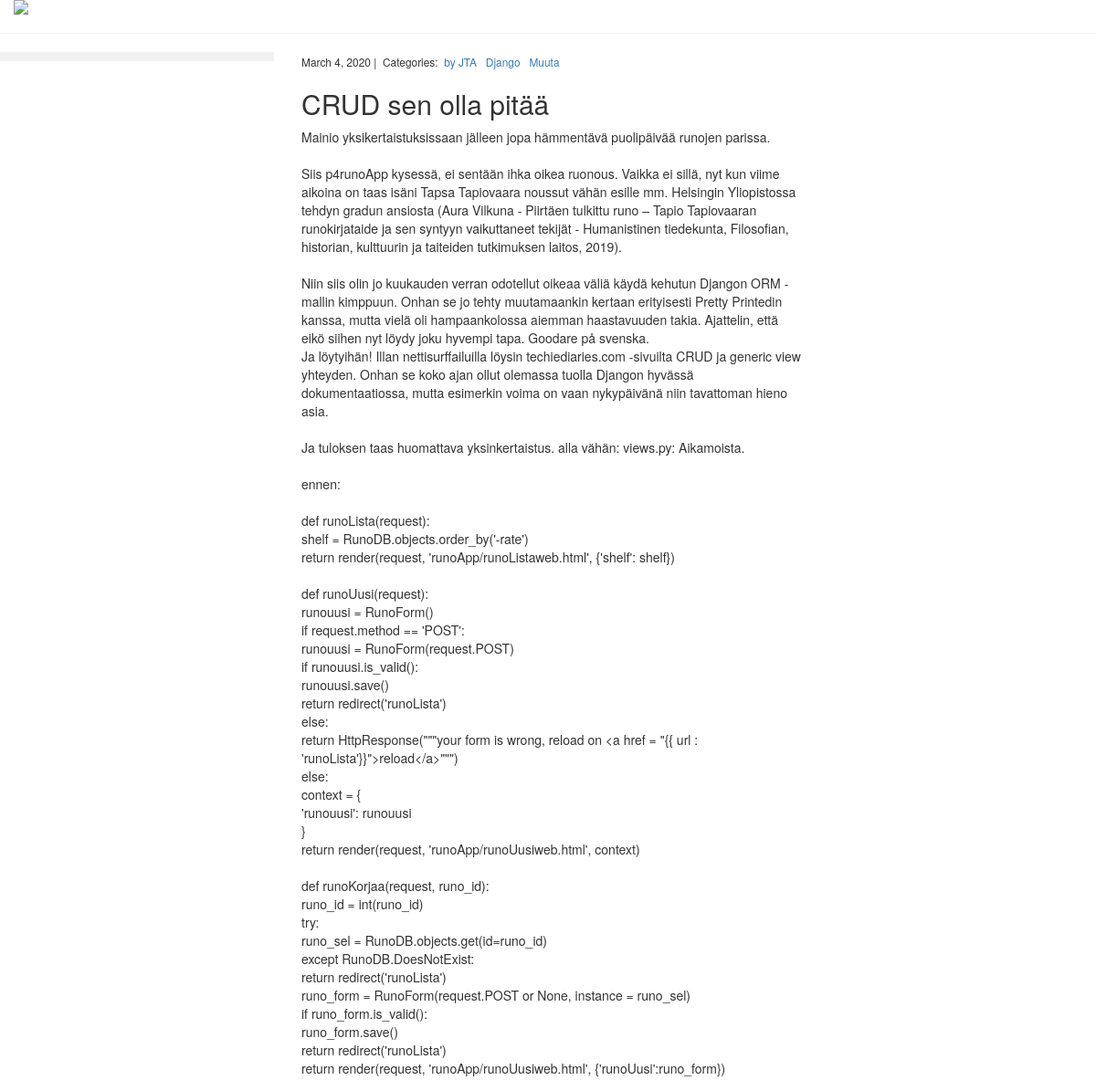
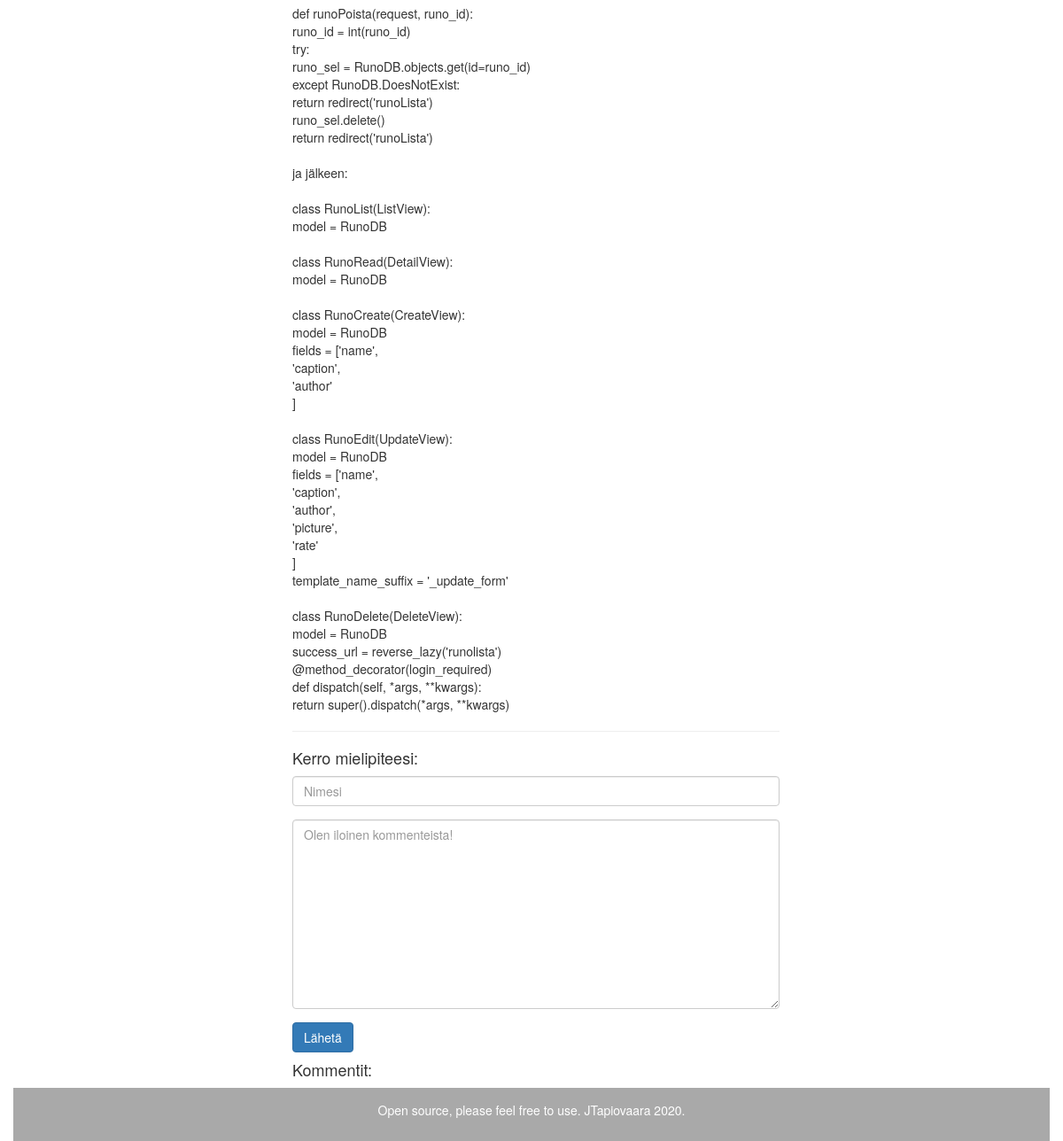
The app's page /ploki/32/ with its own data (2 pictures, top to bottom).
### ploki/models.py (models this page shows, shortened)
class Post(models.Model):
    title = models.CharField(max_length=255)
    body = models.TextField()
    created_on = models.DateTimeField(auto_now_add=True)
    last_modified = models.DateTimeField(auto_now=True)
    categories = models.ManyToManyField('Category', related_name='posts')
    class Meta:
        ordering = ('-created_on',)

class Category(models.Model):
    name = models.CharField(max_length=20)

### ploki/views.py (the view, shortened to what this page needs)
# urls.py: path('<int:pk>/', views.ploki_detail, name='ploki_detail'),
def ploki_detail(request, pk):
    template = 'ploki_detail.html'
    post = Post.objects.get(pk=pk)
    form = CommentForm()
    comments = Comment.objects.filter(post=post)
    context = {
        'post': post,
        'comments': comments,
        'form': form,
    }
    return render(request, template, context)

### ploki/forms.py
class CommentForm(forms.Form):
    author = forms.CharField(
        max_length=60,
        widget=forms.TextInput(
            attrs={
                "class": "form-control",
                "placeholder": "Nimesi"
            })
    )
    body = forms.CharField(
        widget=forms.Textarea(
            attrs={
                "class": "form-control",
                "placeholder": "Olen iloinen kommenteista!"
            })
    )

### ploki/templates/ploki_detail.html (shortened to what this page needs)
{% extends 'base.html' %}
{% block page_content %}
{% load bootstrap_themes %}
{% load static %}
    <div class ="container-fluid">
        <a href="{% url 'ploki:ploki_index' %}">
            <img src="{% static "images/osaamiset.gif" %}" class="img-responsive">
        </a>
    </div>
    <hr>
    <nav class="col-sm-3 sidenav">
    </nav>
<div class="container-fluid">
    <div class="row content">
        <div class="col-sm-9">
            <div class="col-md-8 offset-md-2">
                <div>
                    <small>
                        {{ post.created_on.date }} |&nbsp;
                        Categories:&nbsp;
                        {% for category in post.categories.all %}
                            <a href="{% url 'ploki:ploki_category' category.name %}">
                                {{ category.name }}
                            </a>&nbsp;
                        {% endfor %}
                    </small>
                    <h2>{{ post.title }}</h2>
                    <p>{{ post.body | linebreaksbr }}</p>
                    <hr>
                    <h4>Kerro mielipiteesi:</h4>
                    <div>
                        <form action="/ploki/{{ post.pk }}/" method="post">
                            <div class="form-group">
                                {{ form.author }}
                            </div>
                            <div class="form-group">
                                {{ form.body }}
                            </div>
                            <button type="submit" class="btn btn-primary">Lähetä</button>
                        </form>
                    </div>
                    <h4>Kommentit:</h4>
                </div>
            </div>
        </div>
    </div>
</div>
{% endblock %}

### ploki/templates/base.html (style rules this page uses)
.row.content { height: 1500px }
.sidenav { background-color: #f1f1f1; height: 100%; }

### records on screen
Post: created_on "March 4, 2020", title "CRUD sen olla pitää", body "Mainio yksikertaistuksissaan jälleen jopa hämmentävä puolipäivää runojen parissa. Siis p4runoApp kysessä, ei sentään ihka oikea ruonous. Vaikka ei sillä, nyt kun viime aikoina on taas isäni Tapsa Tapiovaara noussut vähän esille mm. Helsingin Yliopistossa tehdyn gradun ansiosta (Aura Vilkuna - Piirtäen tulkittu runo – Tapio Tapiovaaran runokirjataide ja sen syntyyn vaikuttaneet tekijät - Humanistinen tiedekunta, Filosofian, historian, kulttuurin ja taiteiden tutkimuksen laitos, 2019). Niin siis olin jo kuukauden verran odotellut oikeaa väliä käydä kehutun Djangon ORM -mallin kimppuun. Onhan se jo tehty muutamaankin kertaan erityisesti Pretty Printedin kanssa, mutta vielä oli hampaankolossa…"
Category: name "by JTA"
Category: name "Django"
Category: name "Muuta"
